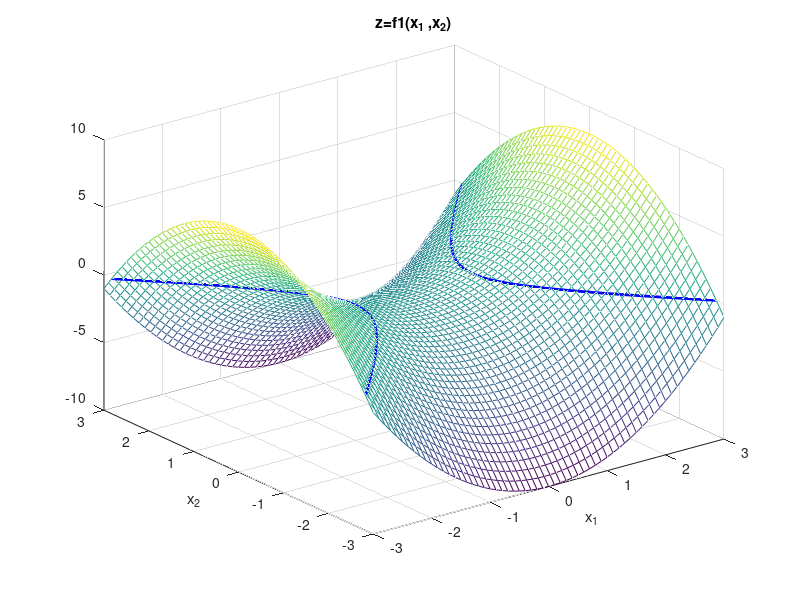
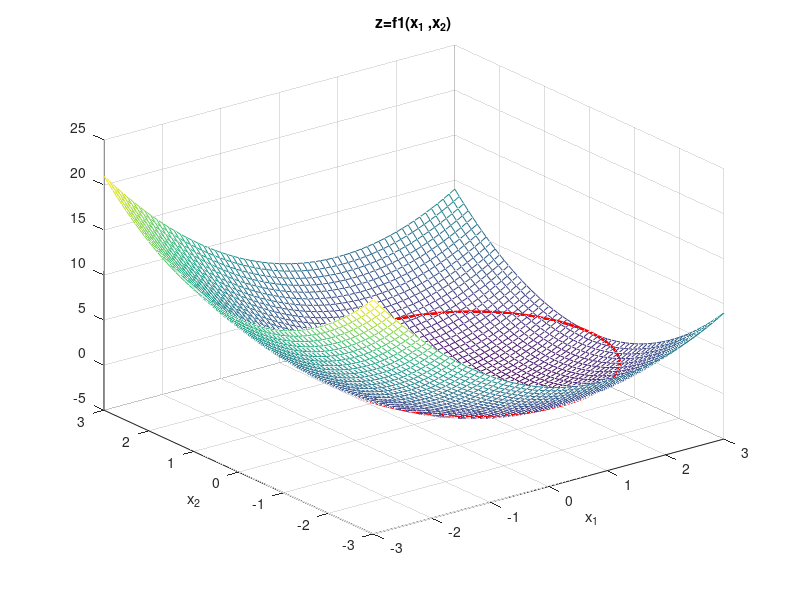
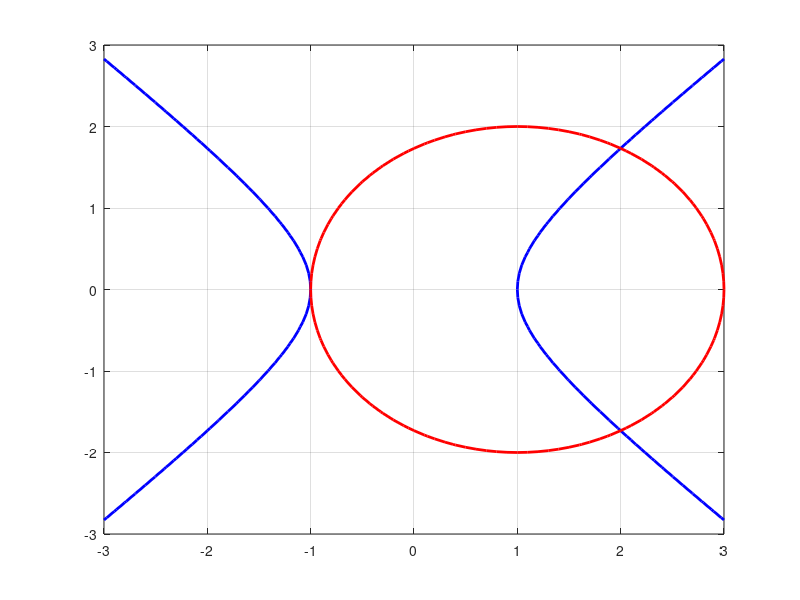

These figures' MATLAB source, in order: (Note: this script raises an error after producing the figures.)
%% Risoluzione numerica di sistemi non lineari

clear all;
close all;

%% Definizione funzione e Jacobiano

% f: R^2 --> R^2
f=@(x)[x(1).^2-x(2).^2-1;
       x(1).^2+x(2).^2-2*x(1)-3];

Jf=@(x)[2*x(1),   -2*x(2);
        2*x(1)-2, 2*x(2)];
    
%% Disegno funzioni

[x1,x2]=meshgrid(-3:.1:3);
z_f1 = x1.^2 - x2.^2 - 1;
z_f2 = x1.^2 + x2.^2 - 2*x1 - 3;

figure (1); clf
mesh(x1,x2,z_f1); title('z=f1(x_1 ,x_2)')
xlabel('x_1'); ylabel('x_2')
hold on
contour(x1,x2,z_f1,[0 0],'b','linewidth',2);

figure (2); clf
mesh(x1,x2,z_f2); title('z=f1(x_1 ,x_2)')
xlabel('x_1'); ylabel('x_2')
hold on
contour(x1,x2,z_f2,[0 0],'r','linewidth',2);

figure (3); clf
contour(x1,x2,z_f1,[0 0],'b','linewidth',2);
hold on
contour(x1,x2,z_f2,[0 0],'r','linewidth',2);
grid on

pause

%% Definizione parametri

x0=[1;1];
x1=[2;-1];
x2=[-2;-2];
tol=1.e-6;
nmax=100;

%% Applicazione metodo di Newton
  
[zero0,res0,it0,err0]=newtonsys(f,Jf,x0,tol,nmax)
[zero1,res1,it1,err1]=newtonsys(f,Jf,x1,tol,nmax)
[zero2,res2,it2,err2]=newtonsys(f,Jf,x2,tol,nmax)

%% Disegno storie di convergenza

figure(4); clf
semilogy(err0,'-b','Linewidth',2);
hold on
semilogy(err1,'-r','Linewidth',2);
hold on
semilogy(err2,'-g','Linewidth',2);
grid on
xlabel('k')
ylabel('err')
